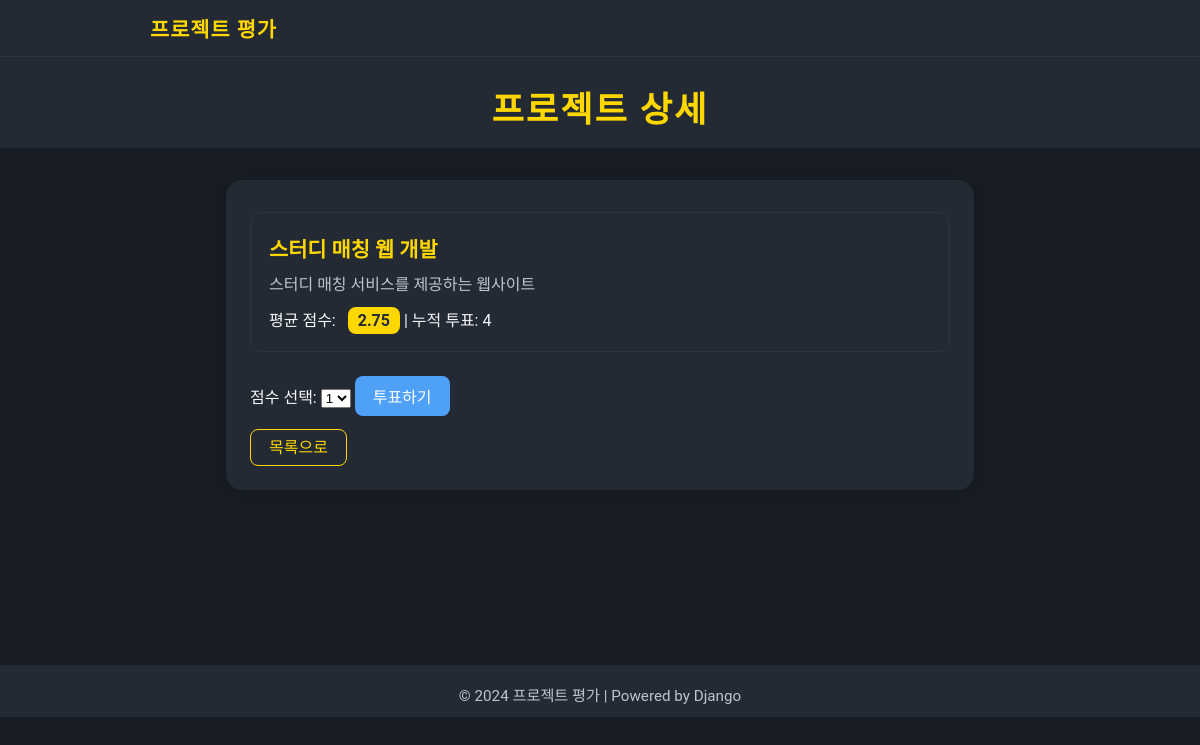
/projects/10/, run on the app's committed database.
### projects/models.py (models this page shows, shortened)
class Project(models.Model):
    title = models.CharField(max_length=200)
    description = models.TextField()
    def average_score(self):
        votes = self.vote_set.all()
        if votes.exists():
            return round(sum(v.score for v in votes) / votes.count(), 2)
        return "평가 없음"

class Vote(models.Model):
    project = models.ForeignKey(Project, on_delete=models.CASCADE)
    score = models.IntegerField(choices=[(i, i) for i in range(1, 6)])
    ip_address = models.GenericIPAddressField()

### projects/views.py (the view)
# urls.py: path('projects/<int:pk>/', views.project_detail, name='project_detail'),
def project_detail(request, pk):
    project = get_object_or_404(Project, pk=pk)
    return render(request, 'projects/project_detail.html', {'project': project})

### projects/templates/projects/project_detail.html (shortened to what this page needs)
{% extends "base.html" %}
{% block content %}
<div class="header">프로젝트 상세</div>
<div class="container">
    <div class="project-card">
        <div class="project-title">{{ project.title }}</div>
        <div class="project-desc">{{ project.description }}</div>
        <div>
            평균 점수:
            <span class="score-badge">{{ project.average_score }}</span>
            | 누적 투표: {{ project.vote_set.count }}
        </div>
    </div>
    <form method="post" action="{% url 'submit_vote' project.pk %}" style="margin-top: 24px;">
        <label for="score">점수 선택:</label>
        <select name="score" id="score">
            <option value="1">1</option>
        </select>
        <button type="submit" class="vote-btn">투표하기</button>
    </form>
    <div style="margin-top: 18px;">
        <a href="{% url 'project_list' %}" class="vote-btn" style="background:#232a34;color:#ffd700;border:1px solid #ffd700;">목록으로</a>
    </div>
</div>
{% endblock %}

### projects/static/css/style.css (style rules this page uses)
body { background: #181c24; color: #f5f6fa; font-family: 'Pretendard', 'Noto Sans KR', 'Roboto', Arial, sans-serif; margin: 0; padding: 0; }
a { color: #4ea1f7; text-decoration: none; transition: color 0.2s; }
.header { background: #232a34; padding: 24px 0 16px 0; text-align: center; font-size: 2.2rem; font-weight: 700; color: #ffd700; letter-spacing: 2px; margin-bottom: 32px; }
.container { max-width: 700px; margin: 0 auto; background: #232a34; border-radius: 16px; box-shadow: 0 2px 16px rgba(0,0,0,0.12); padding: 32px 24px; }
.project-card { background: #232a34; border: 1px solid #2d3440; border-radius: 12px; margin-bottom: 24px; padding: 20px 18px; transition: box-shadow 0.2s; }
.project-title { font-size: 1.3rem; font-weight: 600; color: #ffd700; margin-bottom: 8px; }
.project-desc { color: #bfc4d1; margin-bottom: 12px; }
.vote-btn { background: #4ea1f7; color: #fff; border: none; border-radius: 8px; padding: 8px 18px; font-size: 1rem; cursor: pointer; transition: background 0.2s; }
.score-badge { background: #ffd700; color: #232a34; border-radius: 8px; padding: 4px 10px; font-weight: 700; margin-left: 8px; }

### data on the page
Project: title "스터디 매칭 웹 개발", description "스터디 매칭 서비스를 제공하는 웹사이트", average_score "2.75", vote_set.count "4"
